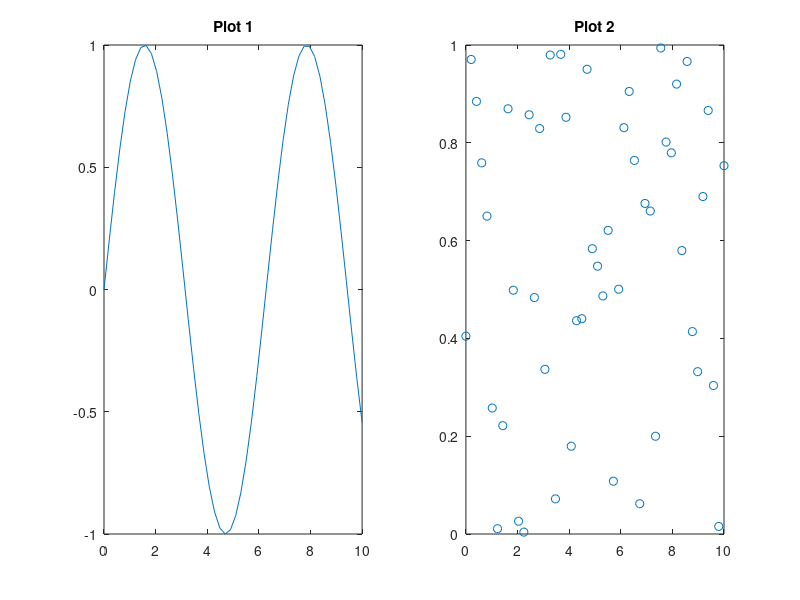

Reproduce this figure in MATLAB.
x = linspace(0,10,50);
y1 = sin(x);
y2 = rand(50,1);


% Top plot
subplot(121)
plot(x,y1,'')
title('Plot 1')

% Bottom plot
subplot(122)
plot(x,y2,'o')
title('Plot 2')